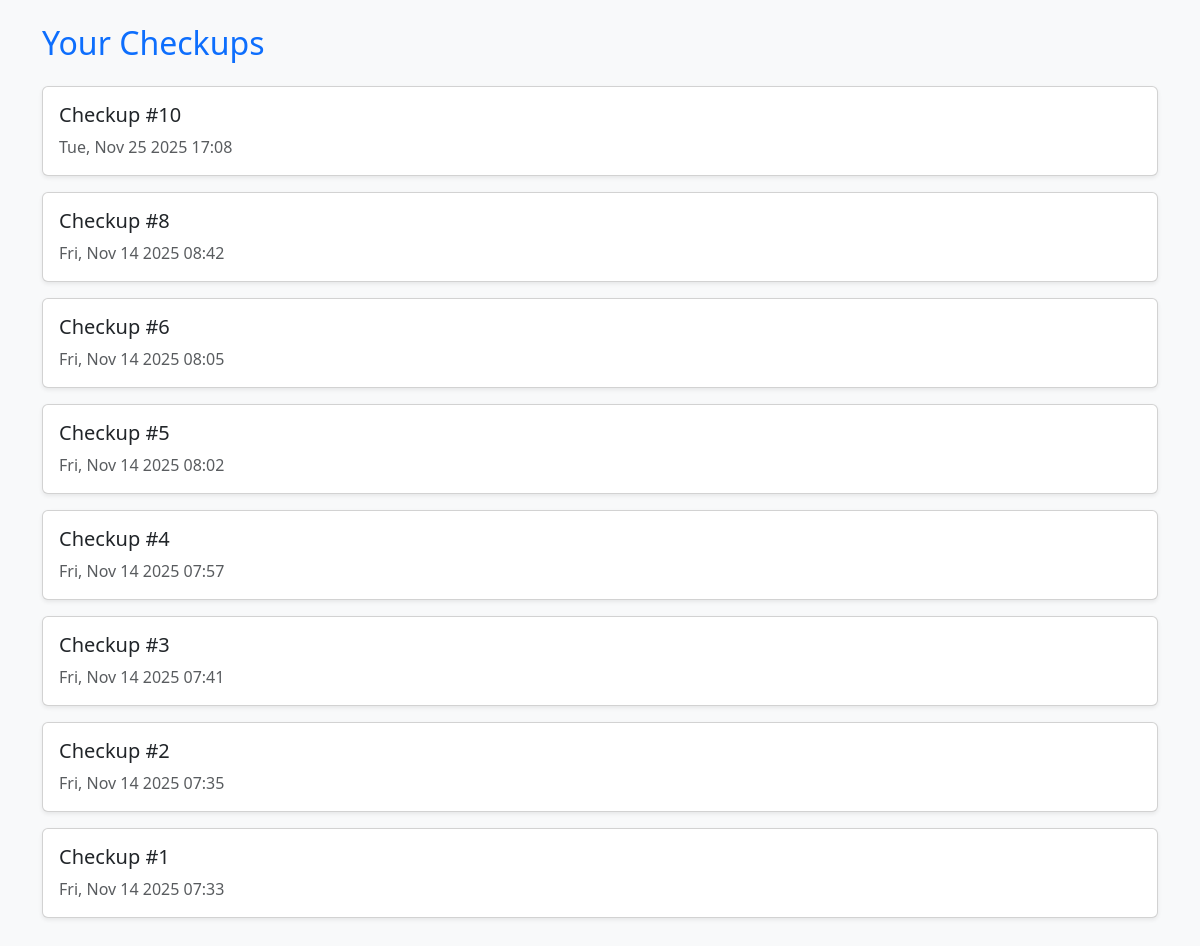
The app's page /checkups/ (signed in), older data.
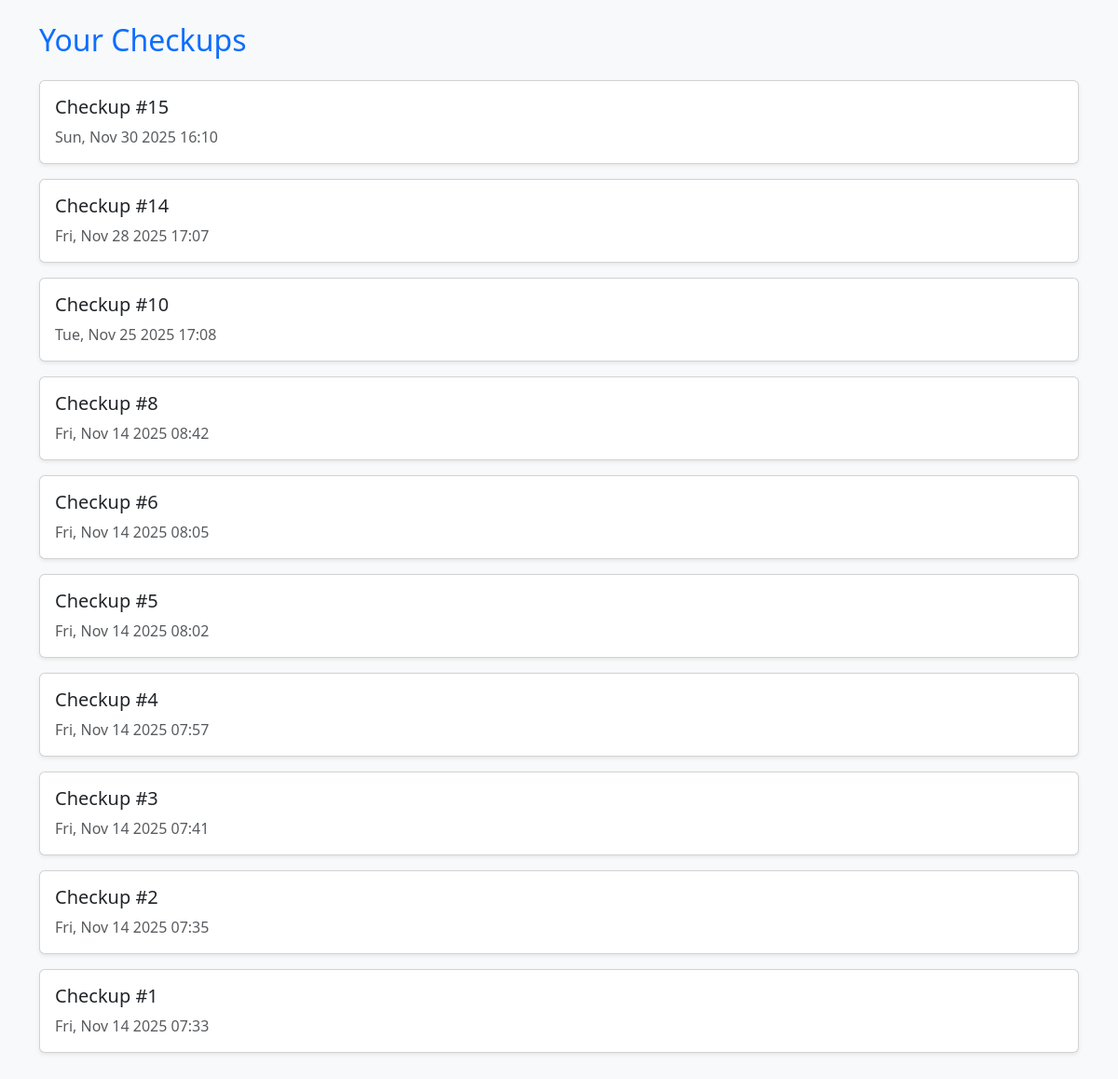
The same page, newer data.
### checkup/models.py (models this page shows, shortened)
class CheckupSubmission(models.Model):
    user = models.ForeignKey(User, on_delete=models.CASCADE, related_name='checkups')
    created_at = models.DateTimeField(auto_now_add=True)

### checkup/views.py (the view)
# urls.py: path("checkups/", checkup_views.checkup_list_view, name="checkup_list"),
@login_required
def checkup_list_view(request):
    current_user = request.user
    checkups = CheckupSubmission.objects.filter(user=current_user).order_by('-created_at')
    return render(request, "checkup/checkup_list.html", {"checkups": checkups})

### checkup/templates/checkup/checkup_list.html (shortened to what this page needs)
<!DOCTYPE html>
<html>
<head>
    <link href="https://cdn.jsdelivr.net/npm/bootstrap@5.3.0/dist/css/bootstrap.min.css" rel="stylesheet">
</head>
<body class="bg-light p-4">
<div class="container">
    <h2 class="mb-4 text-primary">Your Checkups</h2>
    {% for checkup in checkups %}
    <a href="{% url 'checkup_detail' checkup.pk %}" class="text-decoration-none">
        <div class="card mb-3 p-3 shadow-sm">
            <h5 class="text-dark">Checkup #{{ checkup.id }}</h5>
            <p class="text-muted mb-0">{{ checkup.created_at|date:"D, M d Y H:i" }}</p>
        </div>
    </a>
    {% empty %}
        <p>No checkups found.</p>
    {% endfor %}
</div>
</body>
</html>

Row changes from the older to the newer data that the page shows:
added CheckupSubmission: id "15", created_at "Sun, Nov 30 2025 16:10"
added CheckupSubmission: id "14", created_at "Fri, Nov 28 2025 17:07"
